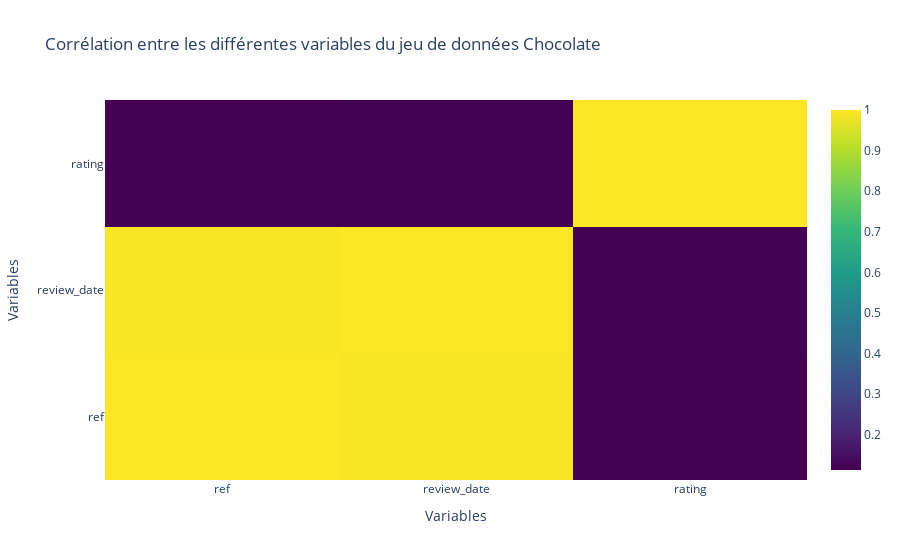

This figure's notebook cell:
### Markdown cell above
### Matrice de correlation des variables

### Code cell
import plotly.graph_objects as go


# Exclure les colonnes non numériques du calcul de la corrélation
numeric_columns = dataframe.select_dtypes(include=['float64', 'int64']).columns
correlation_matrix = dataframe[numeric_columns].corr()

# Créer la carte de chaleur avec Plotly
fig = go.Figure(data=go.Heatmap(
                   z=correlation_matrix.values,
                   x=correlation_matrix.columns,
                   y=correlation_matrix.index,
                   colorscale='Viridis'))

fig.update_layout(
    title='Corrélation entre les différentes variables du jeu de données Chocolate',
    xaxis_title='Variables',
    yaxis_title='Variables'
)

fig.show()

### Figure 1 — Plotly figure (JSON) as saved in the notebook; plotly's stock layout.template omitted (floating-point values rounded to 4 significant figures)
{"data": [{"colorscale": [[0, "#440154"], [0.1111, "#482878"], [0.2222, "#3e4989"], [0.3333, "#31688e"], [0.4444, "#26828e"], [0.5556, "#1f9e89"], [0.6667, "#35b779"], [0.7778, "#6ece58"], [0.8889, "#b5de2b"], [1, "#fde725"]], "type": "heatmap", "x": ["ref", "review_date", "rating"], "y": ["ref", "review_date", "rating"], "z": [[1, 0.9931, 0.1134], [0.9931, 1, 0.1163], [0.1134, 0.1163, 1]]}], "layout": {"title": {"text": "Corrélation entre les différentes variables du jeu de données Chocolate"}, "xaxis": {"title": {"text": "Variables"}}, "yaxis": {"title": {"text": "Variables"}}}}
